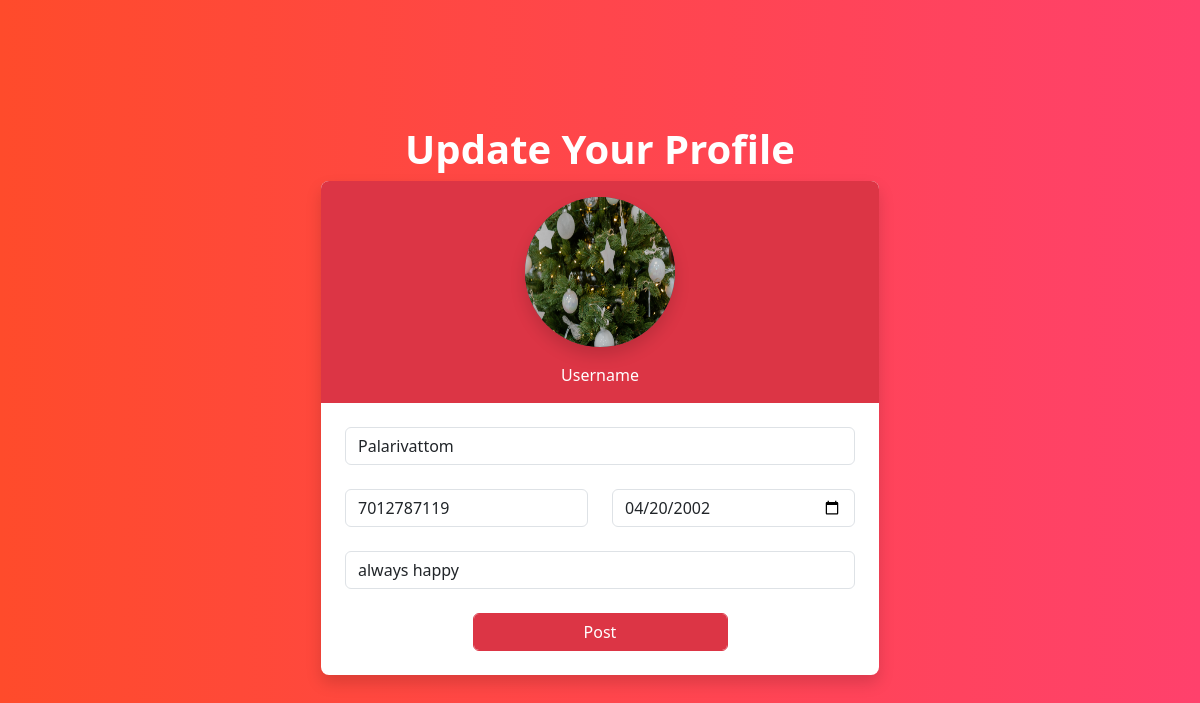
Screenshot of /profiles/3/change (signed in) with the database file from the repository.
### social/models.py (models this page shows, shortened)
class UserProfile(models.Model):
    user=models.OneToOneField(User,on_delete=models.CASCADE,related_name="profile")
    address=models.CharField(max_length=200,null=True)
    phone=models.CharField(max_length=200,null=True)
    profile_pic=models.ImageField(upload_to="profilepics",null=True,blank=True)
    dob=models.DateField(null=True)
    bio=models.CharField(max_length=200,null=True)
    following=models.ManyToManyField("self",related_name="followed_by",symmetrical=False,null=True)
    block=models.ManyToManyField("self",related_name="blocked",symmetrical=False,null=True)

### social/views.py (the view, shortened to what this page needs)
# urls.py: path('profiles/<int:pk>/change',views.ProfileUpdateView.as_view(),name="profile-edit"),
@method_decorator(decs,name="dispatch")
class ProfileUpdateView(UpdateView):
    template_name="profile_add.html"
    form_class=UserProfileForm
    model=UserProfile

### social/forms.py
class UserProfileForm(forms.ModelForm):
    class Meta:
        model=UserProfile
        exclude=("user","following","block")
        widgets={
            "dob":forms.DateInput(attrs={"class":"form-control","type":"date"})
        }

### social/templates/profile_add.html (shortened to what this page needs)
<!DOCTYPE html>
{%load static%}
<html lang="en">
<head>
    <link href="https://cdn.jsdelivr.net/npm/bootstrap@5.3.2/dist/css/bootstrap.min.css" rel="stylesheet">
    <link rel="stylesheet" href="{%static 'social/css/profile_edit.css'%}">
</head>
<body style="background: #FF416C;
background: -webkit-linear-gradient(to right, #FF4B2B, #FF416C);
background: linear-gradient(to right, #FF4B2B, #FF416C);">
    <div class="vh-100 container d-flex flex-column justify-content-center align-items-center">
        <div>
            <h1 class="text-white fw-bold">Update Your Profile</h1>
        </div>
        <form action="" method="post" enctype="multipart/form-data" class="border-0 rounded-3 form-control p-0 w-50 shadow">
            <div class="text-center bg-danger rounded-top-3 rounded-bottom-0 pb-3">
                <label for="fileToUpload">
                    <div class=" p-3">
                        {%if form.profile_pic%}
                            <img class="profile-small profile-pic shadow" src="{{form.profile_pic.value.url}}" alt="Avatar" style="border-radius: 50%;
                            background-color: rgb(68, 68, 68);">
                            {%else%}
                            <img class="profile-small profile-pic shadow" src="{%static 'social/images/profilepic.png'%}" alt="Avatar" style="border-radius: 50%;
                            background-color: rgb(68, 68, 68);">
                        {%endif%}
                    </div>
                </label>
                <div class="text-white tefw-bold">
                    Username
                </div>
            </div>
            <div class="p-4">
                <div class="mb-4">
                    <input type="text" name="address" value="{{form.address.value}}" class="form-control" placeholder="Address">
                </div>
                <div class="row">
                    <div class="mb-4 col-md-6">
                        <input type="number" name="phone" value="{{form.phone.value}}" class="form-control" placeholder="Phone">
                    </div>
                    <div class="mb-4 col-md-6">
                       {{form.dob}}
                    </div>
                </div>
                <div class="mb-4">
                    <input type="text" name="bio" value="{{form.bio.value}}" class="form-control" placeholder="Bio">
                </div>
                <div class="text-center">
                    <button type="submit" class="btn btn-danger form-control w-50">Post</button>
                </div>
            </div>
        </form>
    </div>
</body>
</html>

### social/static/social/css/profile_edit.css (style rules this page uses)
.profile-pic { border-radius: 50%; height: 150px; width: 150px; background-size: cover; background-position: center; background-blend-mode: multiply; vertical-align: middle; text-align: center; color: transparent; transition: all .3s ease; text-decoration: none; cursor: pointer; }

### rows the page displays
UserProfile: address "Palarivattom", phone "7012787119", dob "04/20/2002", bio "always happy"
